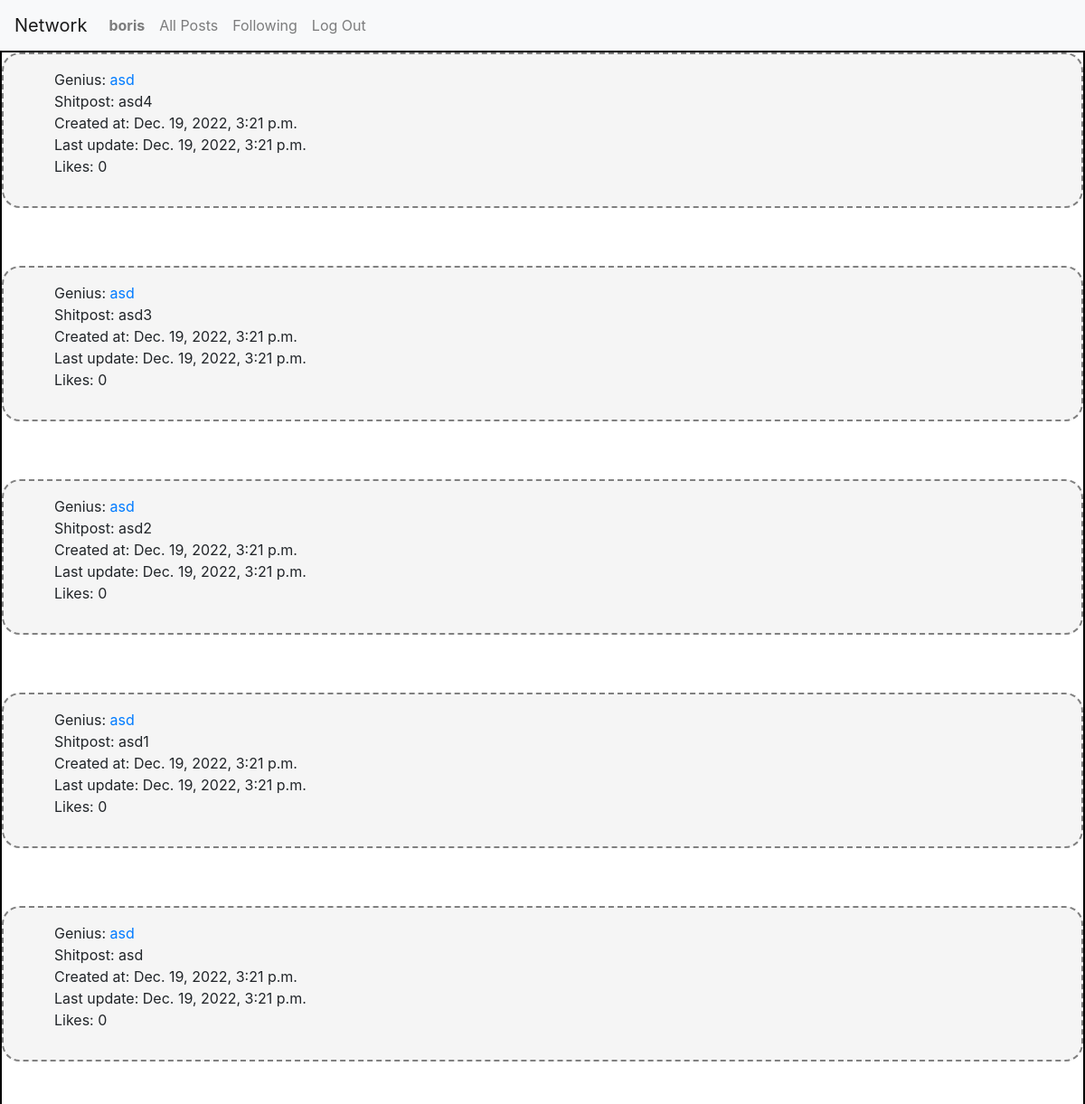
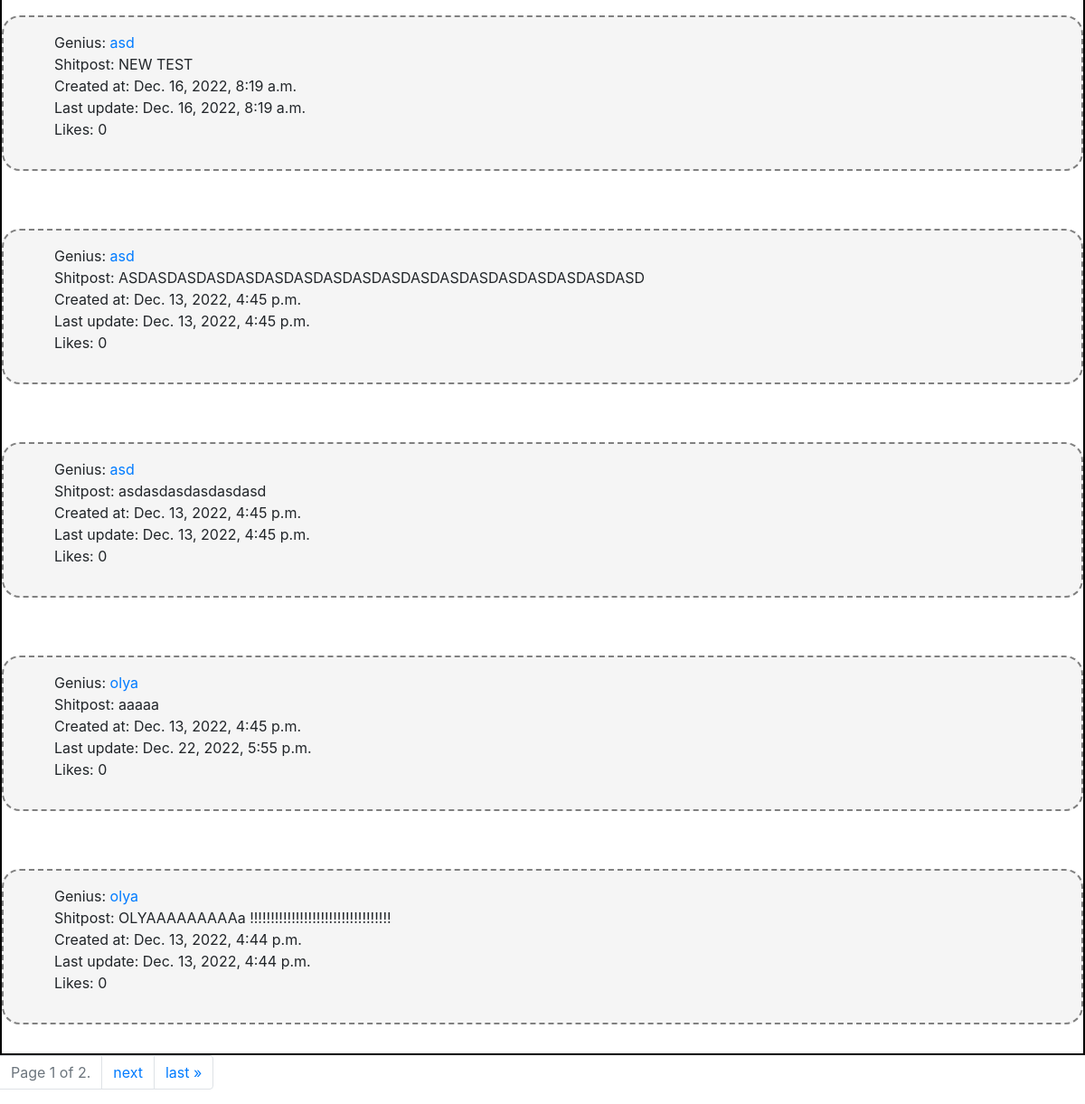
Page /following (signed in) on the earlier database version (2 pictures, top to bottom).
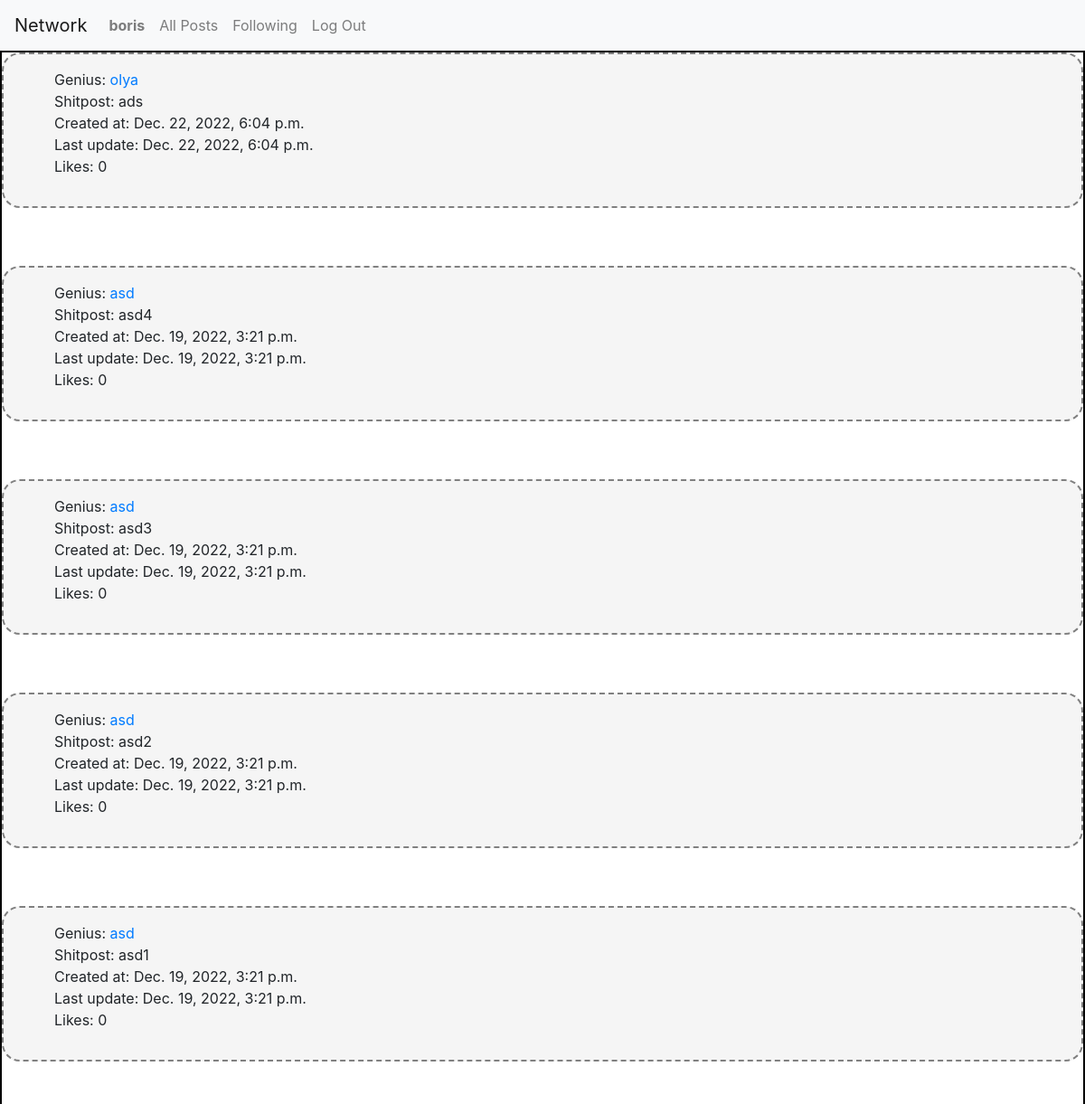
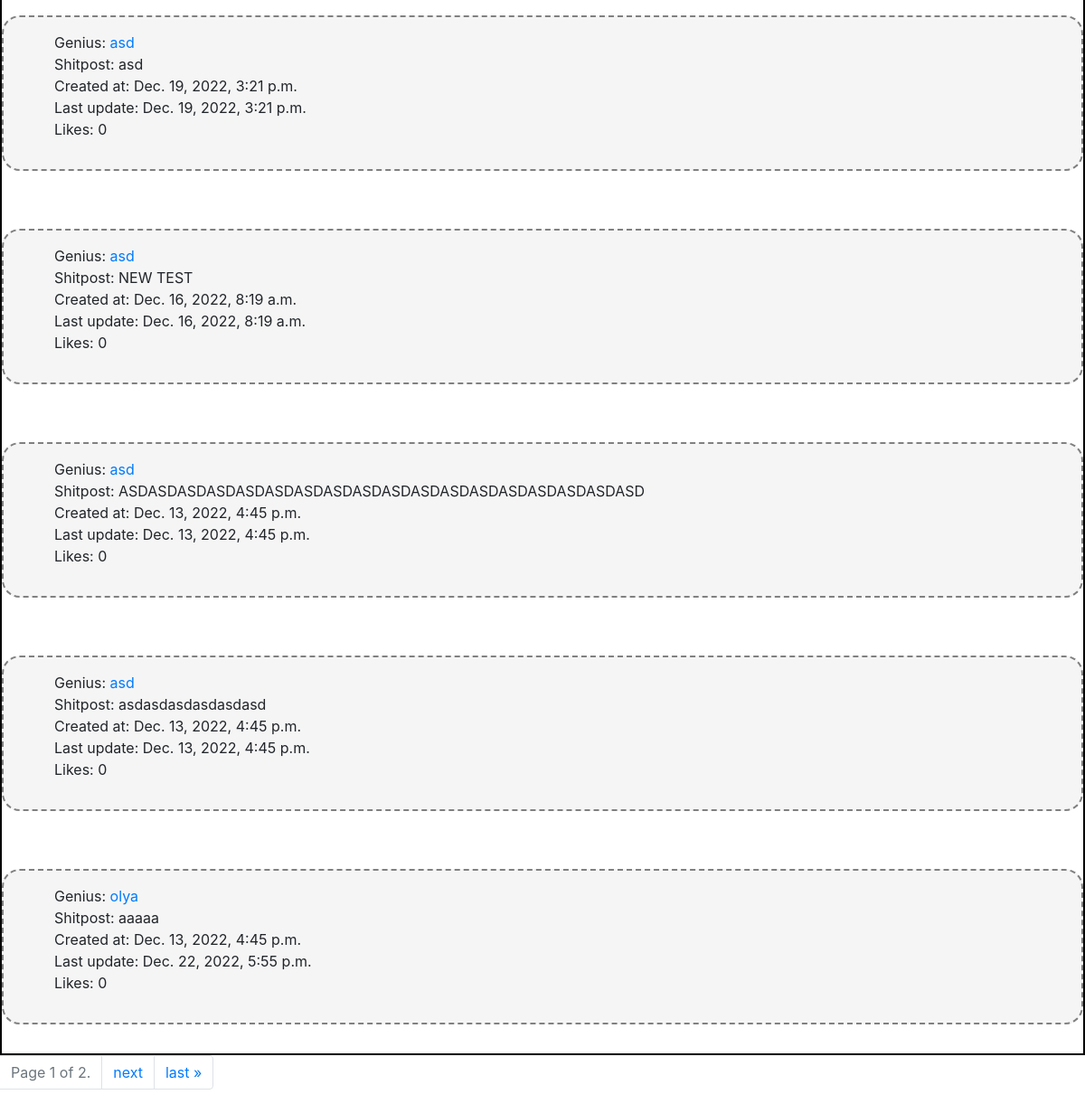
Same page on the later database version (2 pictures, top to bottom).
### network/models.py (models this page shows)
class User(AbstractUser):
    followed_by = models.ManyToManyField('self', symmetrical=False, related_name='is_following', blank=True)
    pass

class Post(models.Model):
    author = models.ForeignKey(User, on_delete=models.CASCADE)
    text = models.CharField(max_length=140, blank=False)
    created_at = models.DateTimeField(auto_now_add=True)
    updated_at = models.DateTimeField(auto_now=True)
    liked_by = models.ManyToManyField(User, blank=True, related_name='liked_posts')

### network/views.py (the view)
# urls.py: path('following', views.Following.as_view(), name='following'),
@method_decorator(login_required, name='dispatch')
class Following(ListView):
    model = Post
    paginate_by = 10
    template_name = 'network/following.html'
    def get_queryset(self):
        follows = self.request.user.is_following.all()
        return Post.objects.filter(author__in=follows).order_by('-created_at')

### network/templates/network/following.html (shortened to what this page needs)
{% extends 'network/layout.html' %} {%load static %} {% block body %}
<div class="posts-div">
  <div class="posts">
    {% for post in page_obj %}
    <div class="post">
      <ul>
        <li>Genius: <a href="{% url 'profile' post.author %}">{{post.author}} <a></li>
        <li>Shitpost: {{post.text}}</li>
        <li>Created at: {{post.created_at}}</li>
        <li>Last update: {{post.updated_at}}</li>
        <li>Likes: {{post.liked_by | length}}</li>
      </ul>
    </div>
    {% endfor %}
  </div>
</div>
<nav aria-label="Page navigation example">
  <ul class="pagination">
<li class="page-item disabled"> <a href="#" class="page-link">
  Page {{ page_obj.number }} of {{ page_obj.paginator.num_pages }}.
</a>
</li>
{% if page_obj.has_next %}
<li class="page-item"><a class="page-link" href="?page={{ page_obj.next_page_number }}">next</a> </li>
<li class="page-item"><a class="page-link" href="?page={{ page_obj.paginator.num_pages }}">last &raquo;</a></li>
{% endif %}
</ul>
</nav>
{% endblock %}

### network/templates/network/layout.html (shortened to what this page needs)
{% load static %}
<!DOCTYPE html>
<html lang="en">
    <head>
        <link rel="stylesheet" href="https://stackpath.bootstrapcdn.com/bootstrap/4.4.1/css/bootstrap.min.css">
        <link href="{% static 'network/styles.css' %}" rel="stylesheet">
    </head>
    <body>
        <nav class="navbar navbar-expand-lg navbar-light bg-light">
            <a class="navbar-brand" href="{% url 'index' %}">Network</a>
            <div>
              <ul class="navbar-nav mr-auto">
                {% if user.is_authenticated %}
                    <li class="nav-item">
                        <a class="nav-link" href="{% url 'profile' user.username %}"><strong>{{ user.username }}</strong></a>
                    </li>
                {% endif %}
                <li class="nav-item">
                  <a class="nav-link" href="{% url 'index' %}">All Posts</a>
                </li>
                {% if user.is_authenticated %}
                    <li class="nav-item">
                        <a class="nav-link" href="{% url 'following' %}">Following</a>
                    </li>
                    <li class="nav-item">
                        <a class="nav-link" href="{% url 'logout' %}">Log Out</a>
                    </li>
                {% endif %}
              </ul>
            </div>
          </nav>
        <div class="body">
            {% block body %}
            {% endblock %}
        </div>
    </body>
</html>

### network/static/network/styles.css (style rules this page uses)
.posts { display: flex; flex-direction: column; flex-wrap: wrap; gap:2rem; border: 2px solid rgb(0, 0, 0); }
.post { background-color: whitesmoke; padding: 1rem; display: flex; border: 2px dashed gray; flex-wrap: wrap; flex: 1; border-radius: 20px; }
.post ul { list-style: none; }
.post li { word-break: break-all; }

Differences in the rows shown:
no longer on this page (row unchanged): Post: author "olya", text "OLYAAAAAAAAAa !!!!!!!!!!!!!!!!!!!!!!!!!!!!!!!!!!", created_at "Dec. 13, 2022, 4:44 p.m.", updated_at "Dec. 13, 2022, 4:44 p.m.", liked_by|length "0"
added Post: author "olya", text "ads", created_at "Dec. 22, 2022, 6:04 p.m.", updated_at "Dec. 22, 2022, 6:04 p.m.", liked_by|length "0"
